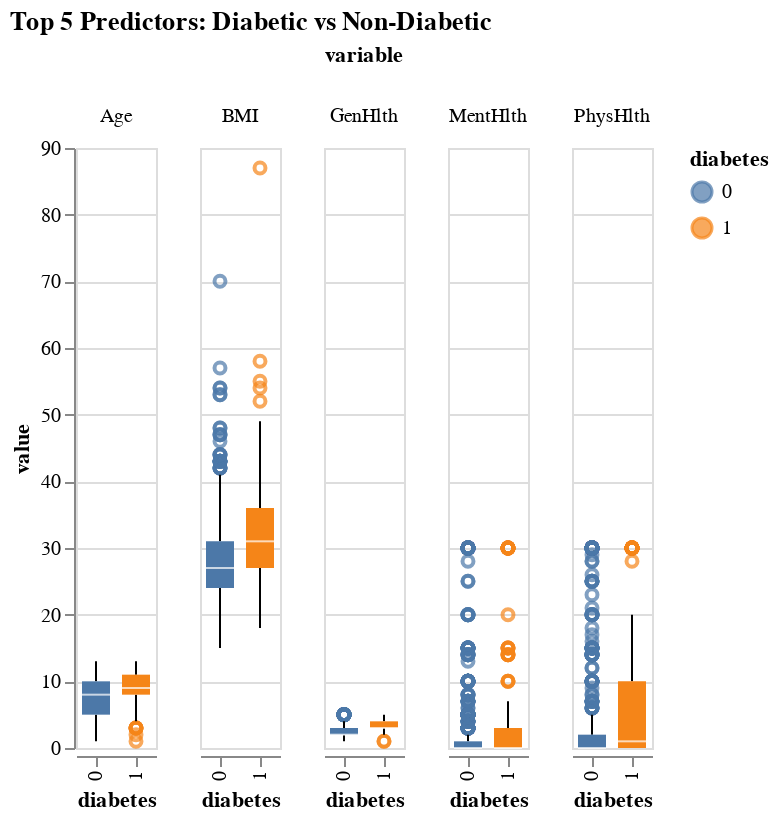

The notebook cell this image was saved under:
### Code cell
alt.data_transformers.enable('vegafusion')

top5 = ['PhysHlth', 'BMI', 'Age', 'MentHlth', 'GenHlth']
plot_data = df_sample.melt(id_vars='diabetes', value_vars=top5)

alt.Chart(plot_data).mark_boxplot().encode(
    x='diabetes:N',
    y='value:Q',
    color='diabetes:N'
).facet(
    column='variable:N'
).properties(
    title='Top 5 Predictors: Diabetic vs Non-Diabetic',
)

### Figure 1 — Vega specification as saved in the notebook (floating-point values rounded to 4 significant figures; data arrays with more than 128 entries replaced by an {"elided": "..."} marker saying what was removed)
{"$schema": "https://vega.github.io/schema/vega/v5.json", "data": [{"name": "source_0", "values": {"elided": "5000 records"}}, {"name": "column_domain", "values": [{"variable": "PhysHlth", "count": 1000}, {"variable": "BMI", "count": 1000}, {"variable": "Age", "count": 1000}, {"variable": "MentHlth", "count": 1000}, {"variable": "GenHlth", "count": 1000}]}, {"name": "data_1"}, {"name": "data_2", "values": {"elided": "412 records"}}, {"name": "data_3"}, {"name": "data_4", "values": [{"diabetes": 0, "lower_box_value": 0.0, "lower_whisker_value": 0}, {"diabetes": 1, "lower_box_value": 0.0, "lower_whisker_value": 0}, {"diabetes": 0, "lower_box_value": 24.0, "lower_whisker_value": 15}, {"diabetes": 1, "lower_box_value": 27.0, "lower_whisker_value": 18}, {"diabetes": 0, "lower_box_value": 5.0, "lower_whisker_value": 1}, {"diabetes": 1, "lower_box_value": 8.0, "lower_whisker_value": 4}, {"diabetes": 0, "lower_box_value": 0.0, "lower_whisker_value": 0}, {"diabetes": 1, "lower_box_value": 0.0, "lower_whisker_value": 0}, {"diabetes": 0, "lower_box_value": 2.0, "lower_whisker_value": 1}, {"diabetes": 1, "lower_box_value": 3.0, "lower_whisker_value": 2}]}, {"name": "data_5", "values": [{"diabetes": 0, "upper_box_value": 2.0, "upper_whisker_value": 5}, {"diabetes": 1, "upper_box_value": 10.0, "upper_whisker_value": 20}, {"diabetes": 0, "upper_box_value": 31.0, "upper_whisker_value": 41}, {"diabetes": 1, "upper_box_value": 36.0, "upper_whisker_value": 49}, {"diabetes": 0, "upper_box_value": 10.0, "upper_whisker_value": 13}, {"diabetes": 1, "upper_box_value": 11.0, "upper_whisker_value": 13}, {"diabetes": 0, "upper_box_value": 1.0, "upper_whisker_value": 2}, {"diabetes": 1, "upper_box_value": 3.0, "upper_whisker_value": 7}, {"diabetes": 0, "upper_box_value": 3.0, "upper_whisker_value": 4}, {"diabetes": 1, "upper_box_value": 4.0, "upper_whisker_value": 5}]}, {"name": "data_6"}, {"name": "data_7", "values": [{"diabetes": 0, "lower_box_value": 0.0, "upper_box_value": 2.0}, {"diabetes": 1, "lower_box_value": 0.0, "upper_box_value": 10.0}, {"diabetes": 0, "lower_box_value": 24.0, "upper_box_value": 31.0}, {"diabetes": 1, "lower_box_value": 27.0, "upper_box_value": 36.0}, {"diabetes": 0, "lower_box_value": 5.0, "upper_box_value": 10.0}, {"diabetes": 1, "lower_box_value": 8.0, "upper_box_value": 11.0}, {"diabetes": 0, "lower_box_value": 0.0, "upper_box_value": 1.0}, {"diabetes": 1, "lower_box_value": 0.0, "upper_box_value": 3.0}, {"diabetes": 0, "lower_box_value": 2.0, "upper_box_value": 3.0}, {"diabetes": 1, "lower_box_value": 3.0, "upper_box_value": 4.0}]}, {"name": "data_8", "values": [{"diabetes": 0, "mid_box_value": 0}, {"diabetes": 1, "mid_box_value": 1}, {"diabetes": 0, "mid_box_value": 27}, {"diabetes": 1, "mid_box_value": 31}, {"diabetes": 0, "mid_box_value": 8}, {"diabetes": 1, "mid_box_value": 9}, {"diabetes": 0, "mid_box_value": 0}, {"diabetes": 1, "mid_box_value": 0}, {"diabetes": 0, "mid_box_value": 2}, {"diabetes": 1, "mid_box_value": 3}]}, {"name": "data_2_x_domain_diabetes_0", "values": [{"diabetes": 0}, {"diabetes": 1}]}, {"name": "data_4_x_domain_diabetes_1", "values": [{"diabetes": 0}, {"diabetes": 1}]}, {"name": "data_5_x_domain_diabetes_2", "values": [{"diabetes": 0}, {"diabetes": 1}]}, {"name": "data_7_x_domain_diabetes_3", "values": [{"diabetes": 0}, {"diabetes": 1}]}, {"name": "data_8_x_domain_diabetes_4", "values": [{"diabetes": 0}, {"diabetes": 1}]}, {"name": "data_2_color_domain_diabetes_0", "values": [{"diabetes": 0}, {"diabetes": 1}]}, {"name": "data_7_color_domain_diabetes_1", "values": [{"diabetes": 0}, {"diabetes": 1}]}], "signals": [{"name": "x_step", "value": 20}, {"name": "child_width", "update": "bandspace(domain('x').length, 0, 0) * x_step"}, {"name": "child_height", "value": 300}], "marks": [{"type": "group", "name": "column-title", "title": {"text": "variable", "style": "guide-title", "offset": 10}, "role": "column-title"}, {"type": "group", "name": "row_header", "encode": {"update": {"height": {"signal": "child_height"}}}, "axes": [{"scale": "y", "tickCount": {"signal": "ceil(child_height/40)"}, "grid": false, "orient": "left", "title": "value", "labelOverlap": true, "zindex": 0}], "role": "row-header"}, {"type": "group", "name": "column_header", "from": {"data": "column_domain"}, "sort": {"field": "datum[\"variable\"]", "order": "ascending"}, "encode": {"update": {"width": {"signal": "child_width"}}}, "title": {"text": {"signal": "isValid(parent[\"variable\"]) ? parent[\"variable\"] : \"\"+parent[\"variable\"]"}, "offset": 10, "style": "guide-label", "frame": "group"}, "role": "column-header"}, {"type": "group", "name": "column_footer", "from": {"data": "column_domain"}, "sort": {"field": "datum[\"variable\"]", "order": "ascending"}, "encode": {"update": {"width": {"signal": "child_width"}}}, "axes": [{"scale": "x", "labelAlign": "right", "zindex": 0, "orient": "bottom", "grid": false, "title": "diabetes", "labelAngle": 270, "labelBaseline": "middle"}], "role": "column-footer"}, {"type": "group", "name": "cell", "from": {"facet": {"data": "source_0", "name": "facet", "groupby": ["variable"]}}, "sort": {"field": ["datum[\"variable\"]"], "order": ["ascending"]}, "encode": {"update": {"width": {"signal": "child_width"}, "height": {"signal": "child_height"}}}, "data": [{"name": "data_0", "source": "facet", "transform": [{"type": "joinaggregate", "groupby": ["diabetes", "diabetes"], "fields": ["value", "value"], "ops": ["q1", "q3"], "as": ["lower_box_value", "upper_box_value"]}, {"type": "project", "fields": ["diabetes", "lower_box_value", "upper_box_value", "value"]}]}, {"name": "data_1", "source": "data_0", "transform": [{"type": "filter", "expr": "(datum[\"value\"] < datum[\"lower_box_value\"] - 1.5 * (datum[\"upper_box_value\"] - datum[\"lower_box_value\"])) || (datum[\"value\"] > datum[\"upper_box_value\"] + 1.5 * (datum[\"upper_box_value\"] - datum[\"lower_box_value\"]))"}, {"type": "filter", "expr": "isValid(datum[\"value\"]) && isFinite(+datum[\"value\"])"}, {"type": "project", "fields": ["diabetes", "value"]}]}, {"name": "data_2", "source": "data_0", "transform": [{"type": "filter", "expr": "(datum[\"lower_box_value\"] - 1.5 * (datum[\"upper_box_value\"] - datum[\"lower_box_value\"]) <= datum[\"value\"]) && (datum[\"value\"] <= datum[\"upper_box_value\"] + 1.5 * (datum[\"upper_box_value\"] - datum[\"lower_box_value\"]))"}, {"type": "aggregate", "groupby": ["diabetes"], "fields": ["value", "value", "lower_box_value", "upper_box_value"], "ops": ["min", "max", "min", "max"], "as": ["lower_whisker_value", "upper_whisker_value", "lower_box_value", "upper_box_value"]}, {"type": "project", "fields": ["diabetes", "lower_box_value", "lower_whisker_value", "upper_box_value", "upper_whisker_value"]}]}, {"name": "data_3", "source": "data_2", "transform": [{"type": "filter", "expr": "isValid(datum[\"lower_whisker_value\"]) && isFinite(+datum[\"lower_whisker_value\"])"}, {"type": "project", "fields": ["diabetes", "lower_box_value", "lower_whisker_value", "upper_whisker_value"]}]}, {"name": "data_4", "source": "data_2", "transform": [{"type": "filter", "expr": "isValid(datum[\"upper_box_value\"]) && isFinite(+datum[\"upper_box_value\"])"}, {"type": "project", "fields": ["diabetes", "lower_whisker_value", "upper_box_value", "upper_whisker_value"]}]}, {"name": "data_5", "source": "facet", "transform": [{"type": "aggregate", "groupby": ["diabetes"], "fields": ["value", "value", "value", "value", "value"], "ops": ["q1", "q3", "median", "min", "max"], "as": ["lower_box_value", "upper_box_value", "mid_box_value", "min_value", "max_value"]}, {"type": "project", "fields": ["diabetes", "lower_box_value", "max_value", "mid_box_value", "min_value", "upper_box_value"]}]}, {"name": "data_6", "source": "data_5", "transform": [{"type": "filter", "expr": "isValid(datum[\"lower_box_value\"]) && isFinite(+datum[\"lower_box_value\"])"}, {"type": "project", "fields": ["diabetes", "lower_box_value", "max_value", "mid_box_value", "min_value", "upper_box_value"]}]}, {"name": "data_7", "source": "data_5", "transform": [{"type": "filter", "expr": "isValid(datum[\"mid_box_value\"]) && isFinite(+datum[\"mid_box_value\"])"}, {"type": "project", "fields": ["diabetes", "lower_box_value", "max_value", "mid_box_value", "min_value", "upper_box_value"]}]}], "marks": [{"type": "symbol", "name": "child_layer_0_layer_0_marks", "from": {"data": "data_1"}, "encode": {"update": {"y": {"field": "value", "scale": "y"}, "description": {"signal": "\"diabetes: \" + (isValid(datum[\"diabetes\"]) ? datum[\"diabetes\"] : \"\"+datum[\"diabetes\"]) + \"; value: \" + (format(datum[\"value\"], \"\"))"}, "stroke": {"field": "diabetes", "scale": "color"}, "ariaRoleDescription": {"value": "point"}, "opacity": {"value": 0.7}, "fill": {"value": "transparent"}, "x": {"field": "diabetes", "scale": "x", "band": 0.5}}}, "style": ["point", "boxplot-outliers"]}, {"type": "rule", "name": "child_layer_0_layer_1_layer_0_marks", "from": {"data": "data_3"}, "encode": {"update": {"y2": {"field": "lower_box_value", "scale": "y"}, "y": {"field": "lower_whisker_value", "scale": "y"}, "tooltip": {"signal": "{\"Upper Whisker of value\": format(datum[\"upper_whisker_value\"], \"\"), \"Lower Whisker of value\": format(datum[\"lower_whisker_value\"], \"\"), \"diabetes\": isValid(datum[\"diabetes\"]) ? datum[\"diabetes\"] : \"\"+datum[\"diabetes\"]}"}, "stroke": {"value": "black"}, "x": {"field": "diabetes", "scale": "x", "band": 0.5}}}, "style": ["rule", "boxplot-rule"], "aria": false}, {"type": "rule", "name": "child_layer_0_layer_1_layer_1_marks", "from": {"data": "data_4"}, "encode": {"update": {"tooltip": {"signal": "{\"Upper Whisker of value\": format(datum[\"upper_whisker_value\"], \"\"), \"Lower Whisker of value\": format(datum[\"lower_whisker_value\"], \"\"), \"diabetes\": isValid(datum[\"diabetes\"]) ? datum[\"diabetes\"] : \"\"+datum[\"diabetes\"]}"}, "stroke": {"value": "black"}, "y": {"field": "upper_box_value", "scale": "y"}, "y2": {"field": "upper_whisker_value", "scale": "y"}, "x": {"field": "diabetes", "scale": "x", "band": 0.5}}}, "aria": false, "style": ["rule", "boxplot-rule"]}, {"type": "rect", "name": "child_layer_1_layer_0_marks", "from": {"data": "data_6"}, "encode": {"update": {"description": {"signal": "\"diabetes: \" + (isValid(datum[\"diabetes\"]) ? datum[\"diabetes\"] : \"\"+datum[\"diabetes\"]) + \"; value: \" + (format(datum[\"lower_box_value\"], \"\")) + \"; upper_box_value: \" + (format(datum[\"upper_box_value\"], \"\")) + \"; Max of value: \" + (format(datum[\"max_value\"], \"\")) + \"; Q3 of value: \" + (format(datum[\"upper_box_value\"], \"\")) + \"; Median of value: \" + (format(datum[\"mid_box_value\"], \"\")) + \"; Q1 of value: \" + (format(datum[\"lower_box_value\"], \"\")) + \"; Min of value: \" + (format(datum[\"min_value\"], \"\"))"}, "xc": {"field": "diabetes", "scale": "x", "band": 0.5}, "y": {"field": "lower_box_value", "scale": "y"}, "ariaRoleDescription": {"value": "box"}, "y2": {"field": "upper_box_value", "scale": "y"}, "tooltip": {"signal": "{\"Max of value\": format(datum[\"max_value\"], \"\"), \"Q3 of value\": format(datum[\"upper_box_value\"], \"\"), \"Median of value\": format(datum[\"mid_box_value\"], \"\"), \"Q1 of value\": format(datum[\"lower_box_value\"], \"\"), \"Min of value\": format(datum[\"min_value\"], \"\"), \"diabetes\": isValid(datum[\"diabetes\"]) ? datum[\"diabetes\"] : \"\"+datum[\"diabetes\"]}"}, "fill": {"field": "diabetes", "scale": "color"}, "width": {"value": 14}}}, "style": ["bar", "boxplot-box"]}, {"type": "rect", "name": "child_layer_1_layer_1_marks", "from": {"data": "data_7"}, "encode": {"update": {"yc": {"field": "mid_box_value", "scale": "y"}, "tooltip": {"signal": "{\"Max of value\": format(datum[\"max_value\"], \"\"), \"Q3 of value\": format(datum[\"upper_box_value\"], \"\"), \"Median of value\": format(datum[\"mid_box_value\"], \"\"), \"Q1 of value\": format(datum[\"lower_box_value\"], \"\"), \"Min of value\": format(datum[\"min_value\"], \"\"), \"diabetes\": isValid(datum[\"diabetes\"]) ? datum[\"diabetes\"] : \"\"+datum[\"diabetes\"]}"}, "xc": {"field": "diabetes", "scale": "x", "band": 0.5}, "opacity": {"value": 0.7}, "height": {"value": 1}, "width": {"value": 14}, "fill": {"value": "white"}}}, "aria": false, "style": ["tick", "boxplot-median"]}], "axes": [{"scale": "y", "zindex": 0, "grid": true, "labels": false, "aria": false, "domain": false, "minExtent": 0, "maxExtent": 0, "orient": "left", "ticks": false, "tickCount": {"signal": "ceil(child_height/40)"}, "gridScale": "x"}], "style": "cell"}], "scales": [{"name": "x", "type": "band", "domain": {"fields": [{"data": "data_2_x_domain_diabetes_0", "field": "diabetes"}, {"data": "data_4_x_domain_diabetes_1", "field": "diabetes"}, {"data": "data_5_x_domain_diabetes_2", "field": "diabetes"}, {"data": "data_7_x_domain_diabetes_3", "field": "diabetes"}, {"data": "data_8_x_domain_diabetes_4", "field": "diabetes"}], "sort": true}, "range": {"step": {"signal": "x_step"}}, "paddingOuter": 0, "paddingInner": 0}, {"name": "y", "type": "linear", "domain": {"fields": [{"data": "data_2", "field": "value"}, {"data": "data_4", "field": "lower_whisker_value"}, {"data": "data_4", "field": "lower_box_value"}, {"data": "data_5", "field": "upper_box_value"}, {"data": "data_5", "field": "upper_whisker_value"}, {"data": "data_7", "field": "lower_box_value"}, {"data": "data_7", "field": "upper_box_value"}, {"data": "data_8", "field": "mid_box_value"}]}, "range": [{"signal": "child_height"}, 0], "nice": true, "zero": true}, {"name": "color", "type": "ordinal", "domain": {"fields": [{"data": "data_2_color_domain_diabetes_0", "field": "diabetes"}, {"data": "data_7_color_domain_diabetes_1", "field": "diabetes"}], "sort": true}, "range": "category"}], "title": {"text": "Top 5 Predictors: Diabetic vs Non-Diabetic", "anchor": "start"}, "padding": 5, "legends": [{"stroke": "color", "symbolType": "circle", "title": "diabetes", "encode": {"symbols": {"update": {"opacity": {"value": 0.7}}}}, "fill": "color"}], "background": "white", "layout": {"padding": 20, "offset": {"columnTitle": 10}, "columns": {"signal": "length(data('column_domain'))"}, "bounds": "full", "align": "all"}}
